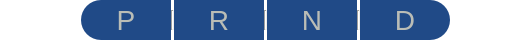
<?xml version="1.0" encoding="UTF-8"?>
<ui version="4.0">
 <class>gearWidget</class>
 <widget class="QWidget" name="gearWidget">
  <property name="geometry">
   <rect>
    <x>0</x>
    <y>0</y>
    <width>530</width>
    <height>40</height>
   </rect>
  </property>
  <property name="windowTitle">
   <string>Form</string>
  </property>
  <property name="styleSheet">
   <string notr="true">QWidget#gearWidget{
	background-color: transparent;
}</string>
  </property>
  <layout class="QHBoxLayout" name="horizontalLayout">
   <property name="spacing">
    <number>0</number>
   </property>
   <property name="leftMargin">
    <number>0</number>
   </property>
   <property name="topMargin">
    <number>0</number>
   </property>
   <property name="rightMargin">
    <number>0</number>
   </property>
   <property name="bottomMargin">
    <number>0</number>
   </property>
   <item>
    <spacer name="horizontalSpacer">
     <property name="orientation">
      <enum>Qt::Horizontal</enum>
     </property>
     <property name="sizeHint" stdset="0">
      <size>
       <width>78</width>
       <height>20</height>
      </size>
     </property>
    </spacer>
   </item>
   <item>
    <widget class="QLabel" name="gear_P">
     <property name="minimumSize">
      <size>
       <width>90</width>
       <height>40</height>
      </size>
     </property>
     <property name="maximumSize">
      <size>
       <width>90</width>
       <height>40</height>
      </size>
     </property>
     <property name="font">
      <font>
       <pointsize>21</pointsize>
      </font>
     </property>
     <property name="styleSheet">
      <string notr="true">color: rgb(186, 189, 182);
background-color: rgb(32, 74, 135);
border-top-left-radius: 20px;
border-bottom-left-radius: 20px;</string>
     </property>
     <property name="text">
      <string>P</string>
     </property>
     <property name="alignment">
      <set>Qt::AlignCenter</set>
     </property>
    </widget>
   </item>
   <item>
    <widget class="Line" name="line">
     <property name="minimumSize">
      <size>
       <width>0</width>
       <height>20</height>
      </size>
     </property>
     <property name="maximumSize">
      <size>
       <width>16777215</width>
       <height>20</height>
      </size>
     </property>
     <property name="styleSheet">
      <string notr="true">background-color: rgb(238, 238, 236);</string>
     </property>
     <property name="orientation">
      <enum>Qt::Vertical</enum>
     </property>
    </widget>
   </item>
   <item>
    <widget class="QLabel" name="gear_R">
     <property name="minimumSize">
      <size>
       <width>90</width>
       <height>40</height>
      </size>
     </property>
     <property name="maximumSize">
      <size>
       <width>90</width>
       <height>40</height>
      </size>
     </property>
     <property name="font">
      <font>
       <pointsize>21</pointsize>
      </font>
     </property>
     <property name="styleSheet">
      <string notr="true">color: rgb(186, 189, 182);
background-color: rgb(32, 74, 135);
</string>
     </property>
     <property name="text">
      <string>R</string>
     </property>
     <property name="alignment">
      <set>Qt::AlignCenter</set>
     </property>
    </widget>
   </item>
   <item>
    <widget class="Line" name="line_2">
     <property name="maximumSize">
      <size>
       <width>16777215</width>
       <height>20</height>
      </size>
     </property>
     <property name="styleSheet">
      <string notr="true">background-color: rgb(238, 238, 236);</string>
     </property>
     <property name="orientation">
      <enum>Qt::Vertical</enum>
     </property>
    </widget>
   </item>
   <item>
    <widget class="QLabel" name="gear_N">
     <property name="minimumSize">
      <size>
       <width>90</width>
       <height>40</height>
      </size>
     </property>
     <property name="maximumSize">
      <size>
       <width>90</width>
       <height>40</height>
      </size>
     </property>
     <property name="font">
      <font>
       <pointsize>21</pointsize>
      </font>
     </property>
     <property name="styleSheet">
      <string notr="true">color: rgb(186, 189, 182);
background-color: rgb(32, 74, 135);
</string>
     </property>
     <property name="text">
      <string>N</string>
     </property>
     <property name="alignment">
      <set>Qt::AlignCenter</set>
     </property>
    </widget>
   </item>
   <item>
    <widget class="Line" name="line_3">
     <property name="maximumSize">
      <size>
       <width>16777215</width>
       <height>20</height>
      </size>
     </property>
     <property name="styleSheet">
      <string notr="true">background-color: rgb(238, 238, 236);</string>
     </property>
     <property name="orientation">
      <enum>Qt::Vertical</enum>
     </property>
    </widget>
   </item>
   <item>
    <widget class="QLabel" name="gear_D">
     <property name="minimumSize">
      <size>
       <width>90</width>
       <height>40</height>
      </size>
     </property>
     <property name="maximumSize">
      <size>
       <width>90</width>
       <height>40</height>
      </size>
     </property>
     <property name="font">
      <font>
       <pointsize>21</pointsize>
      </font>
     </property>
     <property name="styleSheet">
      <string notr="true">color: rgb(186, 189, 182);
background-color: rgb(32, 74, 135);
border-top-right-radius: 20px;
border-bottom-right-radius: 20px;</string>
     </property>
     <property name="text">
      <string>D</string>
     </property>
     <property name="alignment">
      <set>Qt::AlignCenter</set>
     </property>
    </widget>
   </item>
   <item>
    <spacer name="horizontalSpacer_2">
     <property name="orientation">
      <enum>Qt::Horizontal</enum>
     </property>
     <property name="sizeHint" stdset="0">
      <size>
       <width>77</width>
       <height>20</height>
      </size>
     </property>
    </spacer>
   </item>
  </layout>
 </widget>
 <resources/>
 <connections/>
</ui>
